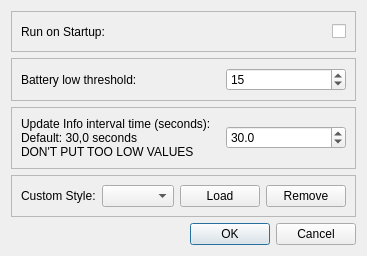
<?xml version="1.0" encoding="UTF-8"?>
<ui version="4.0">
 <class>settingswindow</class>
 <widget class="QDialog" name="settingswindow">
  <property name="geometry">
   <rect>
    <x>0</x>
    <y>0</y>
    <width>352</width>
    <height>256</height>
   </rect>
  </property>
  <property name="windowTitle">
   <string>Settings</string>
  </property>
  <layout class="QVBoxLayout" name="verticalLayout">
   <item>
    <widget class="QFrame" name="frame_3">
     <property name="enabled">
      <bool>true</bool>
     </property>
     <property name="sizePolicy">
      <sizepolicy hsizetype="Preferred" vsizetype="Minimum">
       <horstretch>0</horstretch>
       <verstretch>0</verstretch>
      </sizepolicy>
     </property>
     <property name="frameShape">
      <enum>QFrame::StyledPanel</enum>
     </property>
     <property name="frameShadow">
      <enum>QFrame::Raised</enum>
     </property>
     <layout class="QHBoxLayout" name="horizontalLayout">
      <item>
       <widget class="QLabel" name="runonstartupLabel">
        <property name="text">
         <string>Run on Startup:</string>
        </property>
       </widget>
      </item>
      <item>
       <widget class="QCheckBox" name="runonstartupCheckBox">
        <property name="layoutDirection">
         <enum>Qt::RightToLeft</enum>
        </property>
        <property name="autoFillBackground">
         <bool>false</bool>
        </property>
        <property name="text">
         <string/>
        </property>
       </widget>
      </item>
     </layout>
    </widget>
   </item>
   <item>
    <widget class="QFrame" name="frame_2">
     <property name="sizePolicy">
      <sizepolicy hsizetype="Preferred" vsizetype="Minimum">
       <horstretch>0</horstretch>
       <verstretch>0</verstretch>
      </sizepolicy>
     </property>
     <property name="frameShape">
      <enum>QFrame::StyledPanel</enum>
     </property>
     <property name="frameShadow">
      <enum>QFrame::Raised</enum>
     </property>
     <layout class="QHBoxLayout" name="horizontalLayout_2">
      <item>
       <widget class="QLabel" name="batterylowtresholdLabel">
        <property name="sizePolicy">
         <sizepolicy hsizetype="Preferred" vsizetype="Minimum">
          <horstretch>0</horstretch>
          <verstretch>0</verstretch>
         </sizepolicy>
        </property>
        <property name="text">
         <string>Battery low threshold:</string>
        </property>
       </widget>
      </item>
      <item>
       <widget class="QSpinBox" name="batterylowtresholdSpinBox">
        <property name="minimumSize">
         <size>
          <width>120</width>
          <height>0</height>
         </size>
        </property>
        <property name="maximumSize">
         <size>
          <width>120</width>
          <height>16777215</height>
         </size>
        </property>
        <property name="maximum">
         <number>100</number>
        </property>
        <property name="value">
         <number>15</number>
        </property>
       </widget>
      </item>
     </layout>
    </widget>
   </item>
   <item>
    <widget class="QFrame" name="frame">
     <property name="sizePolicy">
      <sizepolicy hsizetype="Preferred" vsizetype="Minimum">
       <horstretch>0</horstretch>
       <verstretch>0</verstretch>
      </sizepolicy>
     </property>
     <property name="frameShape">
      <enum>QFrame::StyledPanel</enum>
     </property>
     <property name="frameShadow">
      <enum>QFrame::Raised</enum>
     </property>
     <layout class="QHBoxLayout" name="horizontalLayout_3">
      <item>
       <widget class="QLabel" name="updatetimeLabel">
        <property name="text">
         <string>Update Info interval time (seconds):
Default: 30,0 seconds
DON'T PUT TOO LOW VALUES</string>
        </property>
       </widget>
      </item>
      <item>
       <widget class="QDoubleSpinBox" name="updateintervaltimeDoubleSpinBox">
        <property name="minimumSize">
         <size>
          <width>120</width>
          <height>0</height>
         </size>
        </property>
        <property name="maximumSize">
         <size>
          <width>120</width>
          <height>16777215</height>
         </size>
        </property>
        <property name="decimals">
         <number>1</number>
        </property>
        <property name="maximum">
         <double>1000.000000000000000</double>
        </property>
        <property name="value">
         <double>30.000000000000000</double>
        </property>
       </widget>
      </item>
     </layout>
    </widget>
   </item>
   <item>
    <widget class="QFrame" name="frame_4">
     <property name="frameShape">
      <enum>QFrame::StyledPanel</enum>
     </property>
     <property name="frameShadow">
      <enum>QFrame::Raised</enum>
     </property>
     <layout class="QHBoxLayout" name="horizontalLayout_4">
      <item>
       <widget class="QLabel" name="label">
        <property name="text">
         <string>Custom Style:</string>
        </property>
       </widget>
      </item>
      <item>
       <widget class="QComboBox" name="selectstyleComboBox">
        <property name="sizePolicy">
         <sizepolicy hsizetype="Expanding" vsizetype="Fixed">
          <horstretch>0</horstretch>
          <verstretch>0</verstretch>
         </sizepolicy>
        </property>
        <property name="maxVisibleItems">
         <number>99</number>
        </property>
       </widget>
      </item>
      <item>
       <widget class="QPushButton" name="loadstylePushButton">
        <property name="text">
         <string>Load</string>
        </property>
       </widget>
      </item>
      <item>
       <widget class="QPushButton" name="removestylePushButton">
        <property name="text">
         <string>Remove</string>
        </property>
       </widget>
      </item>
     </layout>
    </widget>
   </item>
   <item>
    <widget class="QDialogButtonBox" name="buttonBox">
     <property name="orientation">
      <enum>Qt::Horizontal</enum>
     </property>
     <property name="standardButtons">
      <set>QDialogButtonBox::Cancel|QDialogButtonBox::Ok</set>
     </property>
    </widget>
   </item>
  </layout>
 </widget>
 <resources/>
 <connections>
  <connection>
   <sender>buttonBox</sender>
   <signal>accepted()</signal>
   <receiver>settingswindow</receiver>
   <slot>accept()</slot>
   <hints>
    <hint type="sourcelabel">
     <x>248</x>
     <y>254</y>
    </hint>
    <hint type="destinationlabel">
     <x>157</x>
     <y>274</y>
    </hint>
   </hints>
  </connection>
  <connection>
   <sender>buttonBox</sender>
   <signal>rejected()</signal>
   <receiver>settingswindow</receiver>
   <slot>reject()</slot>
   <hints>
    <hint type="sourcelabel">
     <x>316</x>
     <y>260</y>
    </hint>
    <hint type="destinationlabel">
     <x>286</x>
     <y>274</y>
    </hint>
   </hints>
  </connection>
 </connections>
</ui>
